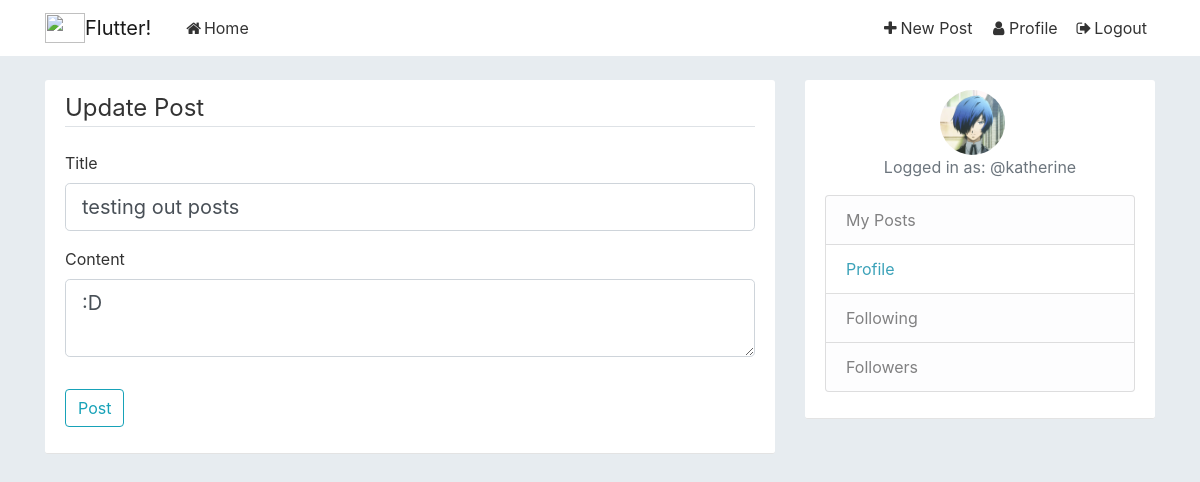
The page /post/2/update (signed in) on the database its author committed.
### app/models.py (models this page shows, shortened)
class Post(db.Model):
    id = db.Column(db.Integer, primary_key=True)
    title = db.Column(db.String(100), nullable=False)
    date_posted = db.Column(db.DateTime, nullable=False, default=datetime.utcnow)
    content = db.Column(db.Text, nullable=False)
    user_id = db.Column(db.Integer, db.ForeignKey('user.id'), nullable=False)

class User(db.Model, UserMixin):
    id = db.Column(db.Integer, primary_key=True)
    username = db.Column(db.String(2), unique=True, nullable=False)
    email = db.Column(db.String(120), unique=True, nullable=False)
    image_file = db.Column(db.String(20), nullable=False, default ='default.jpg')
    password = db.Column(db.String(60), nullable=False)
    posts = db.relationship('Post', backref='author', lazy=True)

### app/routes.py (the view)
@app.route("/post/<int:post_id>/update", methods=['GET', 'POST'])
@login_required
def update_post(post_id):
    post = Post.query.get_or_404(post_id)
    if post.author != current_user:
        abort(403)
    form = PostForm()
    if form.validate_on_submit():
        post.title = form.title.data
        post.content = form.content.data
        db.session.commit()
        flash('Post updated!', 'success')
        return redirect(url_for('post', post_id=post.id))
    elif request.method == 'GET':
        form.title.data = post.title
        form.content.data = post.content
    return render_template('create_post.html', title='Update Post', form=form, legend='Update Post')

### app/forms.py
class PostForm(FlaskForm):
    title = StringField('Title', validators=[DataRequired()])
    content = TextAreaField('Content', validators=[DataRequired(1)])
    submit = SubmitField('Post')

### app/models.py (called while the page is built)
@login_manager.user_loader
def load_user(user_id):
    return User.query.get(int(user_id))

### app/templates/create_post.html (shortened to what this page needs)
{% extends 'layout.html' %}
{% block content %}
    <div class="content-section">
        <form method="POST" action="">
            <fieldset class="form-group">
		    <legend class="border-bottom mb-4">{{ legend }}</legend>
                <div class="form-group">
                    {{ form.title.label(class="form-control-label") }}
                    {% if form.title.errors %}
                        {{ form.title(class="form-control form-control-lg is-invalid") }}
                        <div class="invalid-feedback">
                            {% for error in form.title.errors %}
                                <span>{{ error }}</span>
                            {% endfor %}
                        </div>
                    {% else %}
                        {{ form.title(class="form-control form-control-lg") }}
                    {% endif %}
                </div>
                <div class="form-group">
                    {{ form.content.label(class="form-control-label") }}
                    {% if form.content.errors %}
                        {{ form.content(class="form-control form-control-lg is-invalid") }}
                        <div class="invalid-feedback">
                            {% for error in form.content.errors %}
                                <span>{{ error }}</span>
                            {% endfor %}
                        </div>
                    {% else %}
                        {{ form.content(class="form-control form-control-lg") }}
                    {% endif %}
                </div>
            </fieldset>
            <div class="form-group">
                {{ form.submit(class="btn btn-outline-info") }}
            </div>
        </form>
    </div>
{% endblock content %}

### app/templates/layout.html (shortened to what this page needs)
<!DOCTYPE html>
<html>
	<head>
    <link rel="stylesheet" href="https://stackpath.bootstrapcdn.com/bootstrap/4.4.0/css/bootstrap.min.css">
<link rel="stylesheet" href="https://cdnjs.cloudflare.com/ajax/libs/font-awesome/4.7.0/css/font-awesome.min.css">
	<link rel="stylesheet" type="text/css" href="{{ url_for('static', filename='main.css') }}">
	</head>
	<body>
		<header class="site-header">
  <nav class="navbar navbar-expand-md navbar-light bg-steel fixed-top">
    <div class="container">
	                <img src="https://static.tumblr.com/dwobw22/HiQq1yp0b/eeee.png" href="/"  width="40" height="30">
      <a class="navbar-brand mr-4" href="/">Flutter!</a>
      <div class="collapse navbar-collapse" id="navbarToggle">
        <div class="navbar-nav mr-auto">
		<a class="nav-item nav-link" href="{{ url_for('home') }}"><i class="fa fa-fw fa-home"></i>Home</a>
        </div>
        <div class="navbar-nav">
		{% if current_user.is_authenticated %}
		<a class="nav-item nav-link" href="{{ url_for('new_tweet') }}"><i class="fa fa-fw fa-plus"></i>New Post</a>
		<a class="nav-item nav-link" href="{{ url_for('account') }}"><i class="fa fa-fw fa-user"></i>Profile</a>
		<a class="nav-item nav-link" href="{{ url_for('logout') }}"><i class="fa fa-fw fa-sign-out"></i>Logout</a>
		{% else %}
		<a class="nav-item nav-link" href="{{ url_for('login') }}"><i class="fa fa-fw fa-sign-in"></i>Login</a>
		<a class="nav-item nav-link" href="{{ url_for('register') }}">Register</a>
		{% endif %}
        </div>
      </div>
    </div>
  </nav>
</header>
		<main role="main" class="container">
  <div class="row">
    <div class="col-md-8">
      {% block content %}{% endblock %}
    </div>
        <div class="col-md-4">
          <div class="content-section">
		   {% if current_user.is_authenticated %}
		   <center>
		   <img class="rounded-circle article-img" src="{{ url_for('static', filename='profile_pics/' + current_user.image_file) }}">
		  <p class='text-muted'>Logged in as: @{{ current_user.username }}
		   </center>
              <ul class="list-group">
		<li class="list-group-item list-group-item-light">My Posts</li>
		<a href="{{ url_for('account') }}" class="list-group-item action">Profile</a>
		<li class="list-group-item list-group-item-light">Following</li>
                <li class="list-group-item list-group-item-light">Followers</li>
		{% else %}
		<center> <h3>Welcome to Flutter!</h3></center>
		<br>
		<p class='text-muted'>Flutter is an easy-to-use blogging website where you can posts updates to your followers whenever you like!
		<br><br>
		Join for free today!
		{% endif %}
              </ul>
          </div>
        </div>
      </div>
    </main>
	</body>
</html>

### app/static/main.css (style rules this page uses)
body { background: #e7ecf0; color: #333333; margin-top: 5rem; }
.bg-steel { background-color: #ffffff; }
.site-header .navbar-nav .nav-link { color: #333333; }
.content-section { background: #ffffff; padding: 10px 20px; border-bottom: 1px solid #e3e3e3; border-radius: 3px; margin-bottom: 20px; }
.article-img { height: 65px; width: 65px; margin-right: 16px; }
a { color: #3ca2b9; }

### rows shown on the page
Post: title "testing out posts", content ":D"
User: image_file (picture), username "katherine"

### other values the page prints
{{ legend }} "Update Post"
